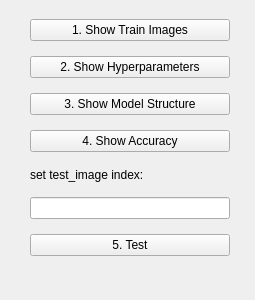
<?xml version="1.0" encoding="UTF-8"?>
<ui version="4.0">
 <class>DockWidget</class>
 <widget class="QDockWidget" name="DockWidget">
  <property name="geometry">
   <rect>
    <x>0</x>
    <y>0</y>
    <width>255</width>
    <height>300</height>
   </rect>
  </property>
  <property name="windowTitle">
   <string>DockWidget</string>
  </property>
  <widget class="QWidget" name="dockWidgetContents">
   <widget class="QWidget" name="verticalLayoutWidget">
    <property name="geometry">
     <rect>
      <x>30</x>
      <y>10</y>
      <width>200</width>
      <height>261</height>
     </rect>
    </property>
    <layout class="QVBoxLayout" name="verticalLayout">
     <item>
      <widget class="QPushButton" name="pushButton">
       <property name="text">
        <string>1. Show Train Images</string>
       </property>
      </widget>
     </item>
     <item>
      <widget class="QPushButton" name="pushButton_2">
       <property name="text">
        <string>2. Show Hyperparameters</string>
       </property>
      </widget>
     </item>
     <item>
      <widget class="QPushButton" name="pushButton_3">
       <property name="text">
        <string>3. Show Model Structure</string>
       </property>
      </widget>
     </item>
     <item>
      <widget class="QPushButton" name="pushButton_4">
       <property name="text">
        <string>4. Show Accuracy</string>
       </property>
      </widget>
     </item>
     <item>
      <widget class="QLabel" name="label">
       <property name="maximumSize">
        <size>
         <width>10000</width>
         <height>15</height>
        </size>
       </property>
       <property name="text">
        <string>set test_image index:</string>
       </property>
       <property name="scaledContents">
        <bool>true</bool>
       </property>
      </widget>
     </item>
     <item>
      <widget class="QLineEdit" name="lineEdit">
       <property name="text">
        <string/>
       </property>
       <property name="maxLength">
        <number>6</number>
       </property>
       <property name="cursorPosition">
        <number>0</number>
       </property>
       <property name="alignment">
        <set>Qt::AlignRight|Qt::AlignTrailing|Qt::AlignVCenter</set>
       </property>
       <property name="placeholderText">
        <string/>
       </property>
      </widget>
     </item>
     <item>
      <widget class="QPushButton" name="pushButton_5">
       <property name="text">
        <string>5. Test</string>
       </property>
      </widget>
     </item>
    </layout>
   </widget>
  </widget>
 </widget>
 <resources/>
 <connections/>
</ui>
